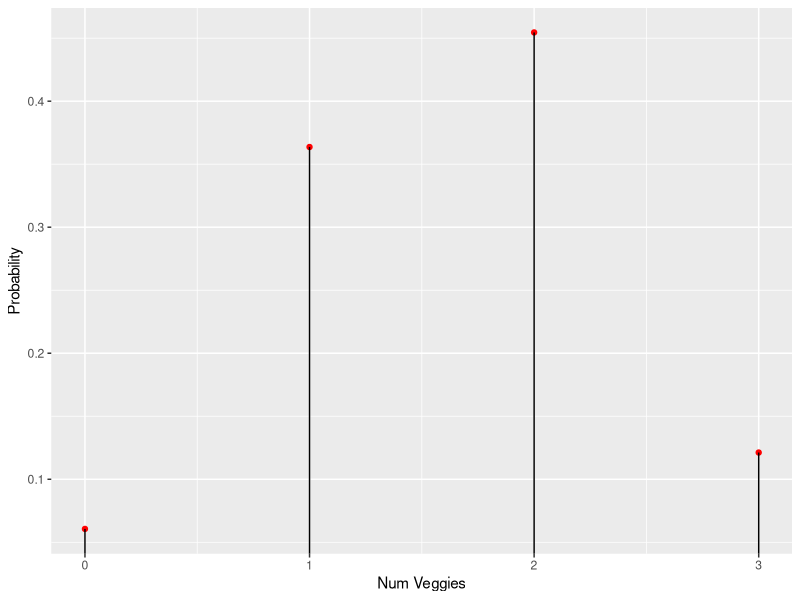

Generate this figure with R:
## ---- chunk 1
library(ggplot2)

veggie_choices = 6
meat_choices = 5
num_toppings = 3
veggie_received = 0:num_toppings
v = dhyper(x = veggie_received, 
           m = veggie_choices, 
           n = meat_choices, 
           k = num_toppings)

for (i in 1:length(v)) {
  print(paste0("Probability of ", 
               i-1,
               " veggie toppings is: ",
               round(v[i], 3)))
}

ggplot(mapping = aes(x = 0:3, y = v)) + 
      geom_point(color = 'red') + 
      labs(x = 'Num Veggies', y = 'Probability') + 
      geom_segment(xend = 0:3, yend=0)

